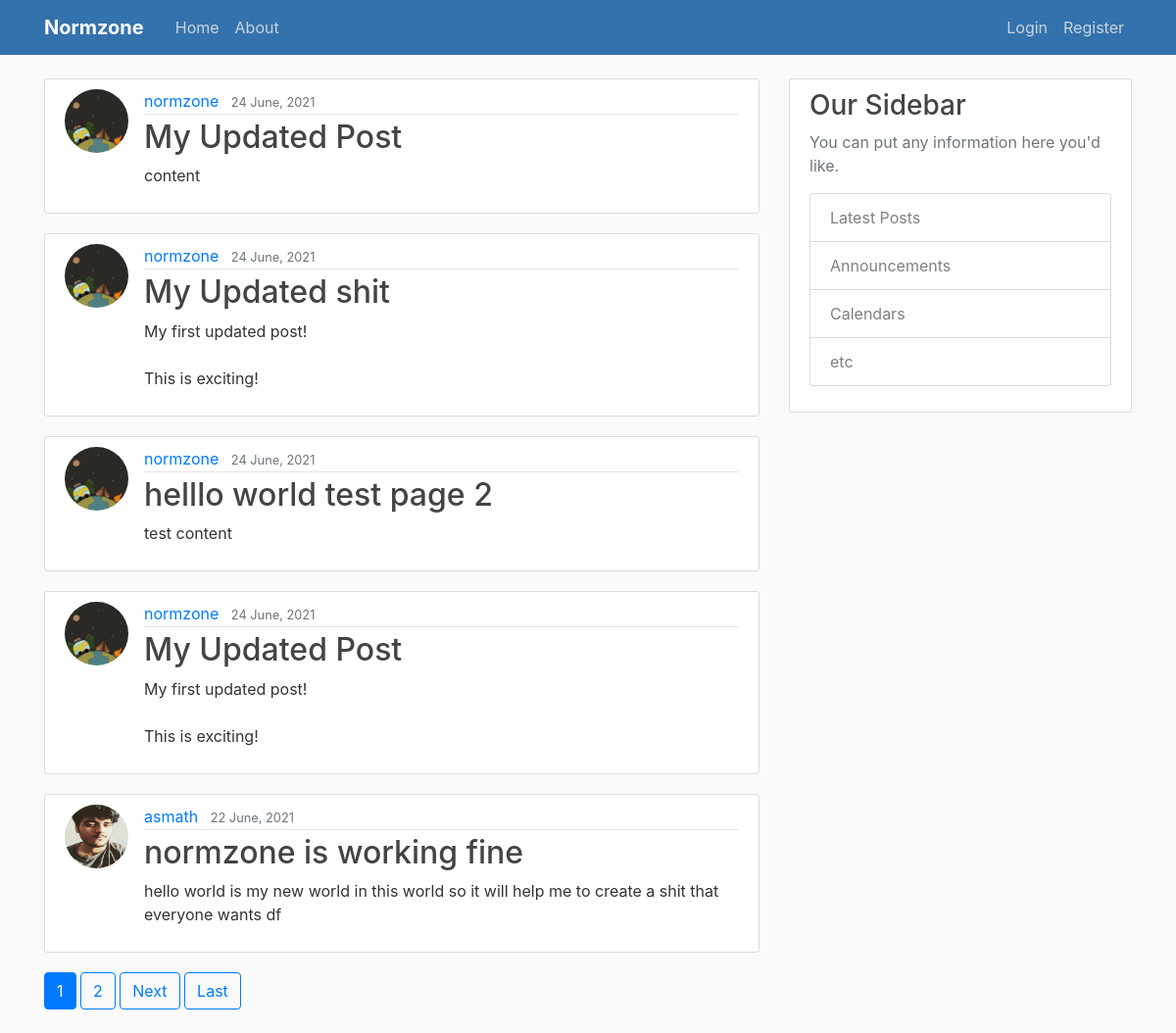
The page / on the database its author committed.
### normzone/models.py (models this page shows, shortened)
class Post(models.Model):
	title = models.CharField(max_length=100)
	content = models.TextField()
	date_posted = models.DateTimeField(default=timezone.
		now)
	author = models.ForeignKey(User, on_delete=models.CASCADE)

### users/models.py (models this page shows, shortened)
class Profile(models.Model):
	user = models.OneToOneField(User, on_delete=models.CASCADE)
	image = models.ImageField(default='default.jpg', upload_to='profile_pics')

### normzone/views.py (the view)
# urls.py: path('', PostListView.as_view(), name='normzone-homepage'),
class PostListView(ListView):
	model = Post
	template_name = 'normzone/home.html'
	context_object_name = 'posts'
	ordering = ['-date_posted']
	paginate_by = 5

### normzone/templates/normzone/home.html (shortened to what this page needs)
{% extends 'normzone/base.html' %}
{% block content %}
	{% for post in posts %}
		<article class="media content-section">
			<img class="rounded-circle article-img" src="{{ post.author.profile.image.url }}">
		  	<div class="media-body">
		    	<div class="article-metadata">
		      		<a class="mr-2" href="{% url 'user-posts' post.author.username %}">{{ post.author }}</a>
		      		<small class="text-muted">{{ post.date_posted|date:"d F, Y" }}</small>
		   		 </div>
		    	<h2><a class="article-title" href="{% url 'post-detail' post.id %}">{{ post.title }}</a></h2>
		   		 <p class="article-content">{{ post.content }}</p>
		  	</div>
		</article>
	{% endfor %}
	{% if is_paginated %}
		{% for num in page_obj.paginator.page_range %}
			{% if page_obj.number == num %}
				<a class="btn btn-primary mb-4" href="?page={{ num }}">{{ num }}</a>
			{% elif num > page_obj.number|add:'-3' and num < page_obj.number|add:'3' %}
				<a class="btn btn-outline-primary mb-4" href="?page={{ num }}">{{ num }}</a>
			{% endif %}
		{% endfor %}
		{% if page_obj.has_next %}
			<a class="btn btn-outline-primary mb-4"  href="?page={{ page_obj.next_page_number }}">Next</a>
			<a class="btn btn-outline-primary mb-4"  href="?page={{ page_obj.paginator.num_pages }}">Last</a>
		{% endif %}
	{% endif %}
{% endblock content %}

### normzone/templates/normzone/base.html (shortened to what this page needs)
{% load static %}
<!DOCTYPE html>
<html>
<head>
    <link rel="stylesheet" href="https://maxcdn.bootstrapcdn.com/bootstrap/4.0.0/css/bootstrap.min.css">
    <link rel="stylesheet" type="text/css" href="{% static 'normzone/main.css' %}">
</head>
<body>
	<header class="site-header">
	  <nav class="navbar navbar-expand-md navbar-dark bg-steel fixed-top">
	    <div class="container">
	      <a class="navbar-brand mr-4" href="/"><b>Normzone</b></a>
	      <div class="collapse navbar-collapse" id="navbarToggle">
	        <div class="navbar-nav mr-auto">
	          <a class="nav-item nav-link" href="{% url 'normzone-homepage'%}">Home</a>
	          <a class="nav-item nav-link" href="{% url 'normzone-about' %}">About</a>
	        </div>
	        <div class="navbar-nav">
	          {% if user.is_authenticated %}
	          <a class="nav-item nav-link" href="{% url 'post-create' %}">New Post</a>
	          <a class="nav-item nav-link" href="{% url 'profile' %}">Profile</a>
	          <a class="nav-item nav-link" href="{% url 'logout' %}">Logout</a>
	          {% else %}
	          <a class="nav-item nav-link" href="{% url 'login' %}">Login</a>
	          <a class="nav-item nav-link" href="{% url 'register' %}">Register</a>
	          {% endif %}
	        </div>
	      </div>
	    </div>
	  </nav>
	</header>
	<main role="main" class="container">
	  <div class="row">
	    <div class="col-md-8">
	    	{% block content %}{% endblock %}
	    </div>
	    <div class="col-md-4">
	      <div class="content-section">
	        <h3>Our Sidebar</h3>
	        <p class='text-muted'>You can put any information here you'd like.
	          <ul class="list-group">
	            <li class="list-group-item list-group-item-light">Latest Posts</li>
	            <li class="list-group-item list-group-item-light">Announcements</li>
	            <li class="list-group-item list-group-item-light">Calendars</li>
	            <li class="list-group-item list-group-item-light">etc</li>
	          </ul>
	        </p>
	      </div>
	    </div>
	  </div>
	</main>
</body>
</html>

### normzone/static/normzone/main.css (style rules this page uses)
body { background: #fafafa; color: #333333; margin-top: 5rem; }
h1, h2, h3, h4, h5, h6 { color: #444444; }
ul { margin: 0; }
.bg-steel { background-color: #3472AD; }
.site-header .navbar-nav .nav-link { color: #cbd5db; }
.content-section { background: #ffffff; padding: 10px 20px; border: 1px solid #dddddd; border-radius: 3px; margin-bottom: 20px; }
.article-title { color: #444444; }
.article-content { white-space: pre-line; }
.article-img { height: 65px; width: 65px; margin-right: 16px; }
.article-metadata { padding-bottom: 1px; margin-bottom: 4px; border-bottom: 1px solid #e3e3e3 }

### rows shown on the page
Post: author.profile.image (picture), author "normzone", date_posted "24 June, 2021", title "My Updated Post", content "content"
Post: author.profile.image (picture), author "normzone", date_posted "24 June, 2021", title "My Updated shit", content "My first updated post! This is exciting!"
Post: author.profile.image (picture), author "normzone", date_posted "24 June, 2021", title "helllo world test page 2", content "test content"
Post: author.profile.image (picture), author "normzone", date_posted "24 June, 2021", title "My Updated Post", content "My first updated post! This is exciting!"
Post: author.profile.image (placeholder picture), author "asmath", date_posted "22 June, 2021", title "normzone is working fine", content "hello world is my new world in this world so it will help me to create a shit that everyone wants df"

### other values the page prints
{{ num }} "1"
{{ num }} "2"
